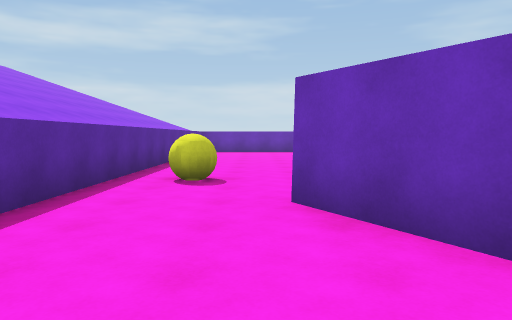
[1] (above)

23 first-person views from a walk through a scene from a Unity 3-D project. The camera is 1.4 m above the floor, tilts 4° down and sees 70° across. The floor is counted in squares, 2 m on a side. Each view is taken from the middle of a square. On the plan, view 1 faces up. The plan holds only what a view shows up to about 11 squares ahead; the rest is blank. The place goes on beyond the plan. The player is left out.

[2]
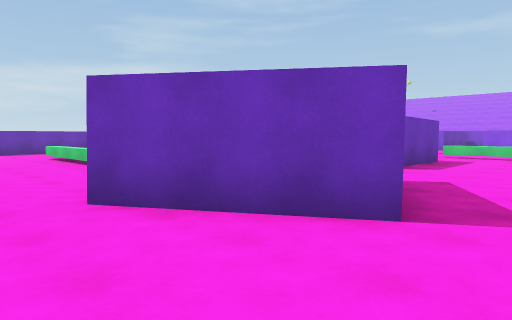

[3]
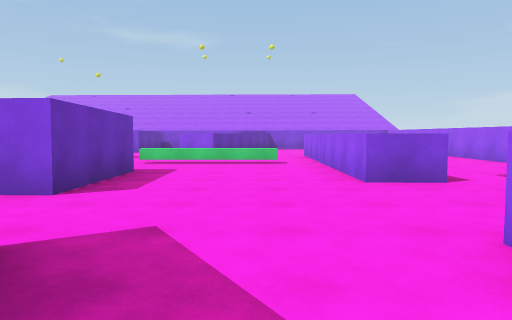

[4]
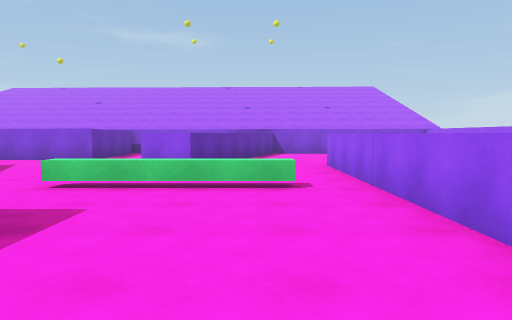

[5]
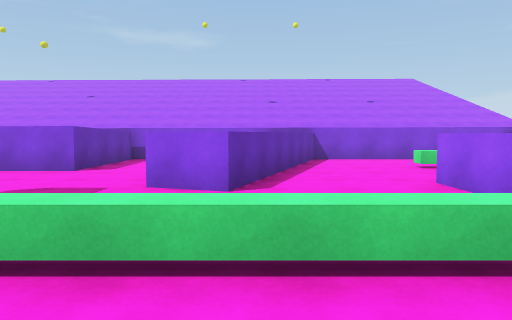

[6]
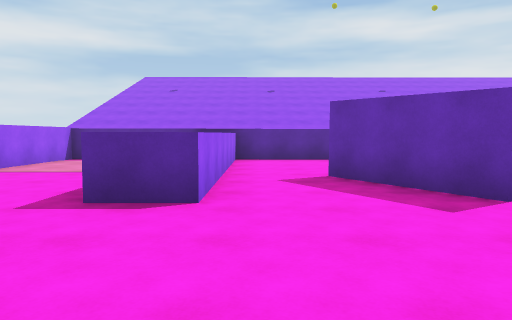

[7]
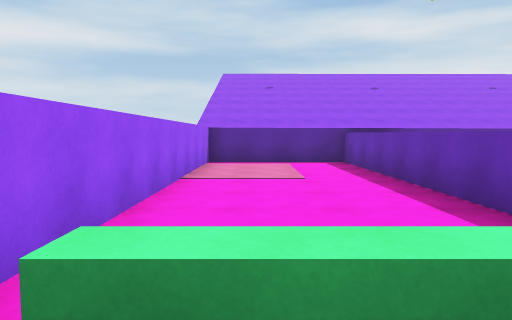

[8]
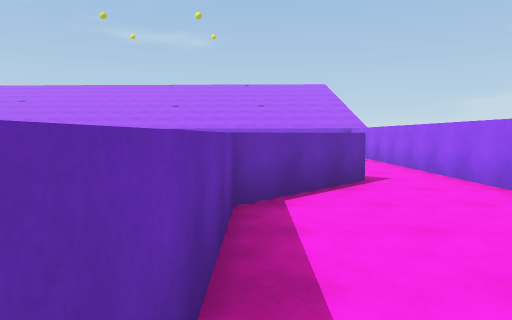

[9]
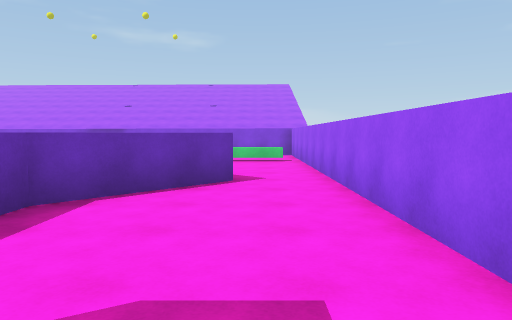

[10]
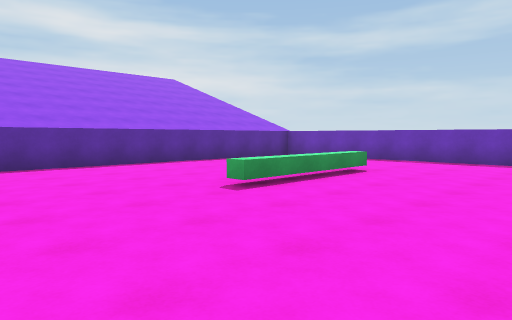

[11]
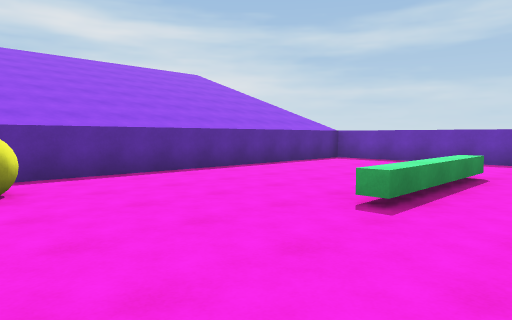

[12]
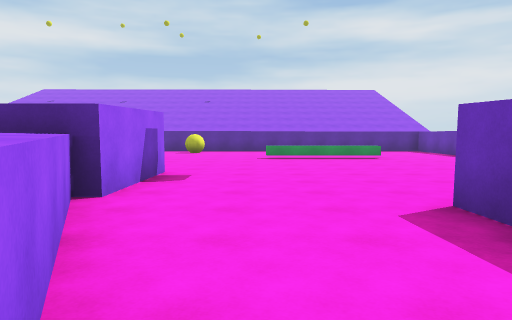

[13]
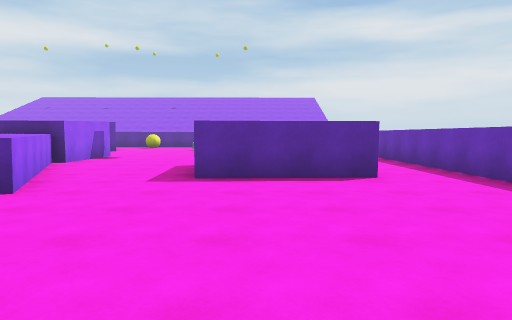

[14]
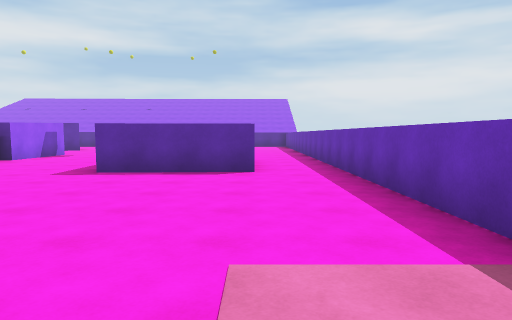

[15]
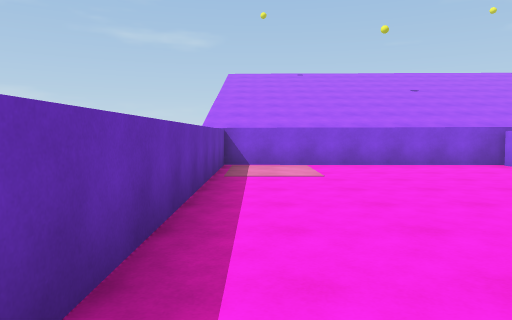

[16]
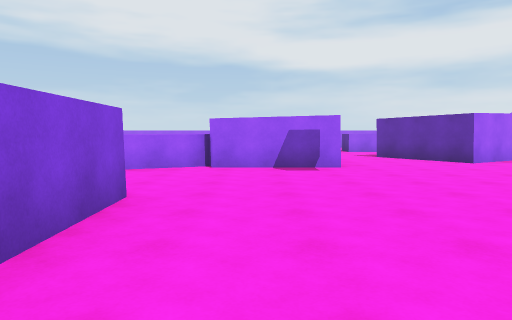

[17]
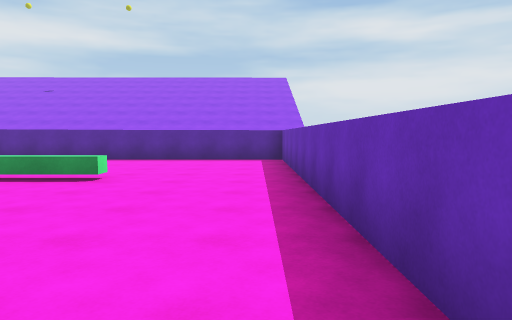

[18]
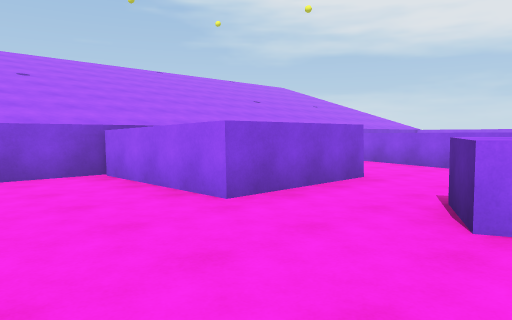

[19]
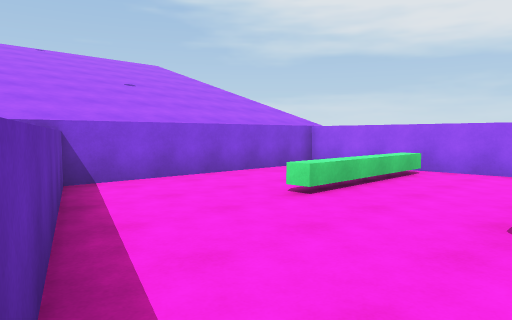

[20]
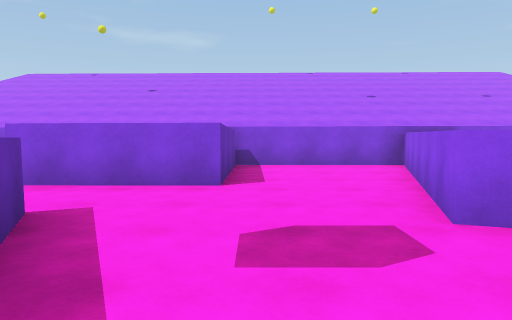

[21]
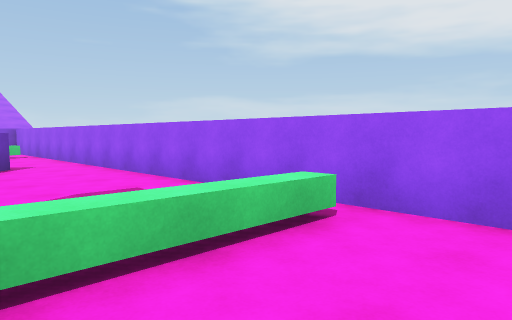

[22]
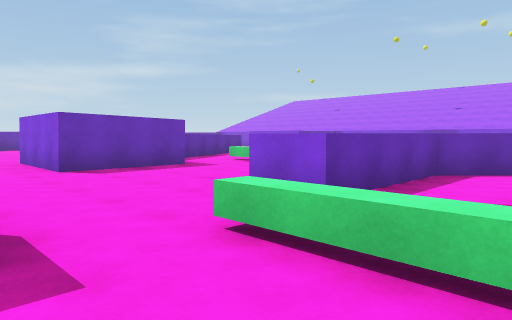

[23]
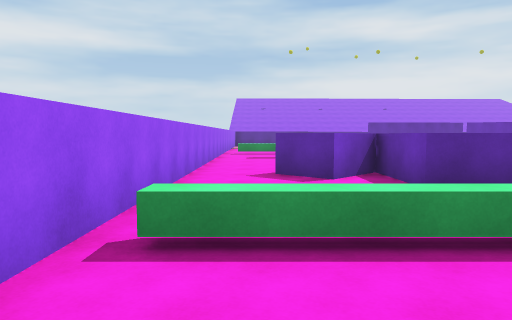

### Floor plan
Key: @ floor where view 1 was taken; # wall or solid block; . floor; ^ raised ledge; B yellow ball.
Columns run from 3 left of view 1 to 20 right of it. Each row starts with its distance up from view 1.
 15 ########################
 14 #......................#
 13 #............^^^.......#
 12 #............^ ^.......#
 11 #....^.......^ ^.......#
 10 #....^.......^^^.......#
  9 #....^.................#
  8 #................^.^^^^#
  7 #.............^^^^.^  ^
  6 #.B.......###^^^...^^^^
  5 #.....#...###^.........#
  4 #...###...###..........#
  3 #...####......^..^^....#
  2 #....##.......^...^^^^.#
  1 #.............^......^^#
  0 #..@...................#
 -1 #^^^^^^^...^^^^^^^.....#
 -2 #........^....^^....^..#
 -3 #........^.....^^...^..#
 -4 #........^..........^..#
 -5 #......... ............#
 -6 ########################

Positions as (right, up) in squares from view 1, and headings:
1: (0, 0), facing up
2: (-1, 0), facing up-right
3: (2, 1), facing right
4: (6, 1), facing right
5: (9, 2), facing right
6: (8, 0), facing left
7: (7, -4), facing left
8: (7, -2), facing right
9: (7, -4), facing right
10: (6, 5), facing up-left
11: (4, 5), facing up-left
12: (13, 8), facing left
13: (18, 11), facing left
14: (19, 13), facing left
15: (11, 14), facing right
16: (8, 14), facing down
17: (8, 14), facing left
18: (13, 11), facing down-right
19: (14, 2), facing down-right
20: (11, 5), facing right
21: (4, -2), facing down-right
22: (4, -4), facing up-right
23: (19, -4), facing left
